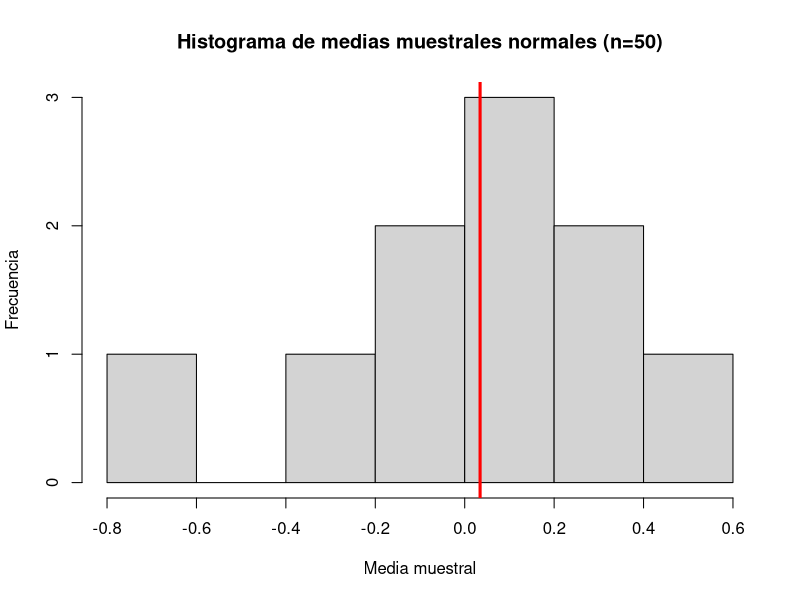

The R source for this figure: (Note: this script raises an error after producing the figure.)
## ---- chunk 1
library(ggplot2)
library(tidyverse)
## ---- chunk 2
muIC <- function(n=5,N=10,p=0.975)
{
  set.seed(123)

  df <- data.frame(matrix(NA,n,7))
  colnames(df) <- c('# de muestra','n','media','desv. est.','error','LI','LS')
  
  for(i in 1:N)
  {
    x <- rnorm(n)    # Creamos una muestra de tamaño N
    mu <- mean(x)
    sigma <- sd(x)
    error <- qnorm(p)*sigma/sqrt(n)
    
    df[i,1] <- i
    df[i,2] <- n
    df[i,3] <- mu
    df[i,4] <- sigma
    df[i,5] <- error
    df[i,6] <- mu - error
    df[i,7] <- mu + error
  }
  
  return(df)
}
## ---- chunk 3
muNormal <- muIC(p=0.6)
muNormal
## ---- chunk 4
d = muNormal$media
hist(d, xlab='Media muestral',ylab='Frecuencia', main="Histograma de medias muestrales normales (n=50)",breaks=9)
abline(v=mean(d), lwd=3, col='red')
## ---- chunk 5
cuentaCI <- function(dataframe)
{
  n <- dataframe$n
  N <- length(n)
  mu <- dataframe$media
  lower <- dataframe$LI
  upper <- dataframe$LS
  res <- 0
  c <- 0
  
  for(i in 1:N)
  {
    
    if(0>=lower[i] & 0<=upper[i])
    {
      c = c + 1
    }
  }
  
  res <- c/N*100
  
  return(res)
  
}
## ---- chunk 6
muNormal <- muIC(n=150,N=10000,p=0.95)
#muNormal
cuentaCI(muNormal)
## ---- chunk 7
data <- muNormal %>% slice(1:100)
mu <- data$media
L <- data$LI
U <- data$LU

ggplot(df, aes(x = mu)) +
  geom_point(size = 4) +
  geom_line(yintercept=0)
  geom_errorbar(aes(ymax = U, ymin = L))
## ---- chunk 8
n = 5       # Tamaño de la cada muestra
N = 10    # Número de muestras generadas

set.seed(123)

df <- data.frame(matrix(NA,n,7))
colnames(df) <- c('# de muestra','n','media','desv. est.','error','LI','LS')

for(i in 1:N)
{
  x <- rnorm(n)    # Creamos una muestra de tamaño N
  mu <- mean(x)
  sigma <- sd(x)
  error <- qnorm(0.975)*sigma/sqrt(n)
  
  df[i,1] <- i
  df[i,2] <- n
  df[i,3] <- mu
  df[i,4] <- sigma
  df[i,5] <- error
  df[i,6] <- mu - error
  df[i,7] <- mu + error
}
head(df)
  
## ---- chunk 9

